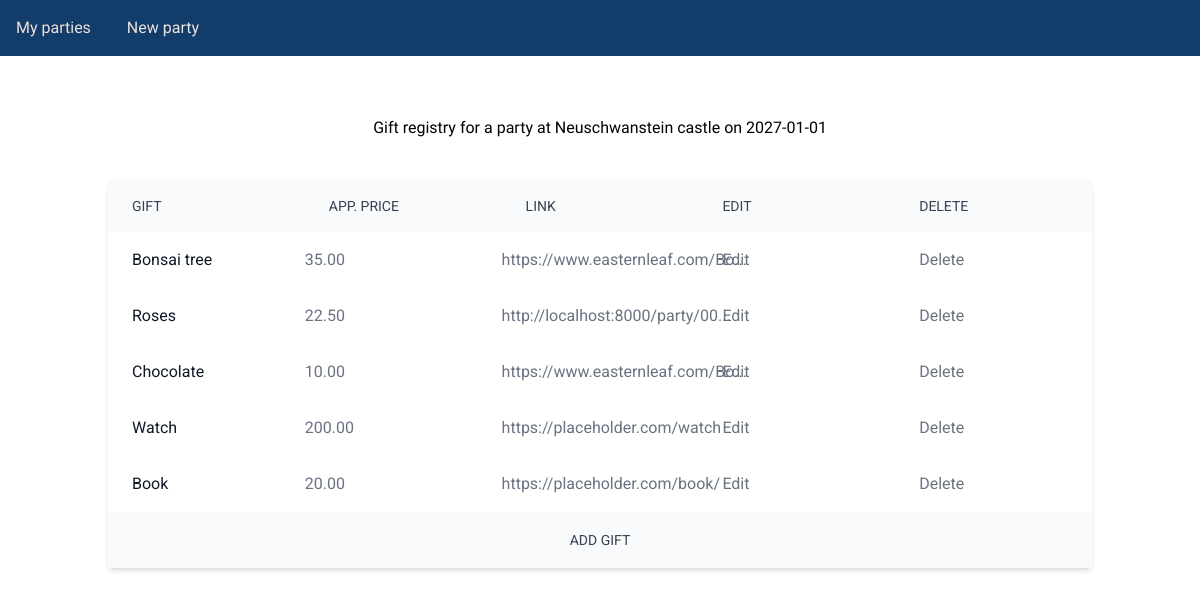
/party/00bb45a43936477b8113323c57f51f08/gifts/, run on the app's committed database.
### party_app/models.py (models this page shows)
class PartyBase(SQLModel):
    party_date: date
    party_time: time
    invitation: str = Field(sa_column=Column(Text), min_length=10)
    venue: str = Field(sa_column=Column(String(100)))

class Party(PartyBase, table=True):
    uuid: UUID = Field(default_factory=uuid4, primary_key=True)
    gifts: List["Gift"] = Relationship(back_populates="party")
    guests: List["Guest"] = Relationship(back_populates="party")

class GiftBase(SQLModel):
    gift_name: str = Field(sa_column=Column(String(100)))
    price: Decimal = Field(decimal_places=2, ge=0)
    link: Optional[str]
    party_id: UUID = Field(default=None, foreign_key="party.uuid")

class Gift(GiftBase, table=True):
    uuid: UUID = Field(default_factory=uuid4, primary_key=True)
    party: Party = Relationship(back_populates="gifts")

### party_app/routes/gift_registry.py (the view)
@router.get("/", name="gift_registry_page", response_class=HTMLResponse)
def gift_registry_page(
    party_id: UUID,
    request: Request,
    templates: Templates,
    session: Session = Depends(get_session),
):
    party = session.get(Party, party_id)
    gifts = session.exec(select(Gift).where(Gift.party_id == party_id)).all()
    return templates.TemplateResponse(
        request=request,
        name="gift_registry/page_gift_registry.html",
        context={"party": party, "gifts": gifts},
    )

### party_app/templates/gift_registry/page_gift_registry.html
{% extends 'base.html' %}
{% block content %}
<h2 class="font-dancing-script text-2x1 text-center p-10">
    Gift registry for a party at {{ party.venue }} on {{ party.party_date }}
</h2>
<div id="gift-registry" class="bg-white shadow-md">
    <div class="table w-full text-left text-gray-500 table-fixed">
        <div class="table-header-group text-sm text-gray-700 uppercase bg-gray-50">
            <div class="table-cell py-4 px-6">Gift</div>
            <div class="table-cell py-4 px-6">App. price</div>
            <div class="table-cell py-4 px-6">Link</div>
            <div class="table-cell py-4 px-6">Edit</div>
            <div class="table-cell py-4 px-6">Delete</div>
        </div>
        <div class="table-row-group">
            {% for gift in gifts %}
            {% include 'gift_registry/partial_gift_detail.html' %}
            {% endfor %}
        </div>
    </div>
    <div class="bg-gray-50 py-4 px-6 text-center">
        <button type="button" class="uppercase text-sm text-gray-700 cursor-pointer"
            hx-target="#gift-registry .table-row-group" hx-swap="beforeend"
            hx-get="{{ url_for('gift_create_partial', party_id = party.uuid) }}">
            Add gift
        </button>
    </div>
</div>
{% endblock %}

### party_app/templates/gift_registry/partial_gift_detail.html
<div class="table-row">
    <div class="table-cell py-4 px-6 text-gray-900">{{ gift.gift_name }}</div>
    <div class="table-cell py-4 px6">{{ gift.price | default("/", true) }}</div>
    <div class="table-cell py-4 px6">{{ gift.link | default("/", true) | urlize(trim_url_limit=30, target="_blank") }}
    </div>
    <div class="table-cell py-4 px-6">
        <button type="submit" hx-get="{{ url_for('gift_update_partial', party_id=party.uuid, gift_id=gift.uuid ) }}"
            hx-target="closest .table-row" hx-swap="outerHTML">
            Edit
        </button>
    </div>
    <div class="table-cell py-4 px-6">
        <button type="button" hx-target="closest .table-row" hx-swap="outerHTML"
            hx-confirm="Are you sure you want to remove this gift?"
            hx-delete="{{ url_for('gift_remove_partial', party_id=party.uuid, gift_id=gift.uuid)}}">
            Delete
        </button>
    </div>
</div>

### data on the page
Party: venue "Neuschwanstein castle", party_date "2027-01-01"
Gift: gift_name "Bonsai tree", price "35.00", link "https://www.easternleaf.com/Bo..."
Gift: gift_name "Roses", price "22.50", link "http://localhost:8000/party/00..."
Gift: gift_name "Chocolate", price "10.00", link "https://www.easternleaf.com/Bo..."
Gift: gift_name "Watch", price "200.00", link "https://placeholder.com/watch"
Gift: gift_name "Book", price "20.00", link "https://placeholder.com/book/"
